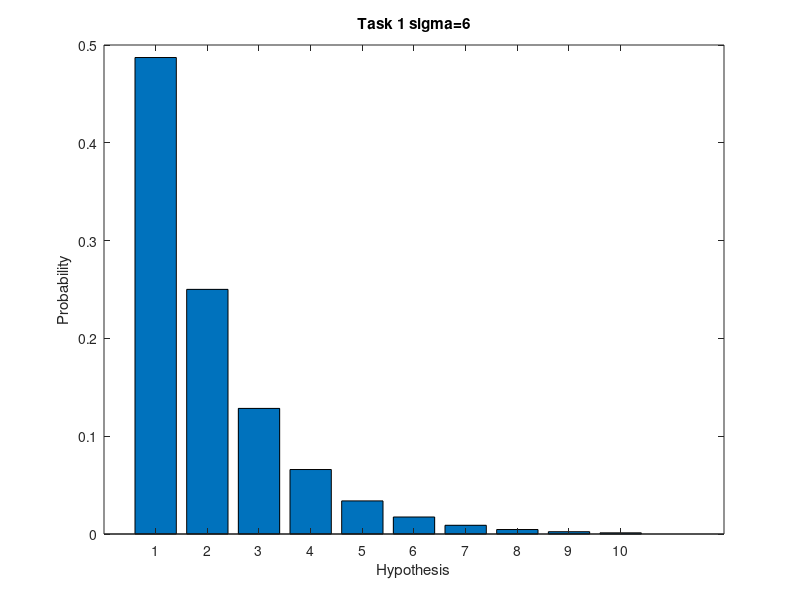
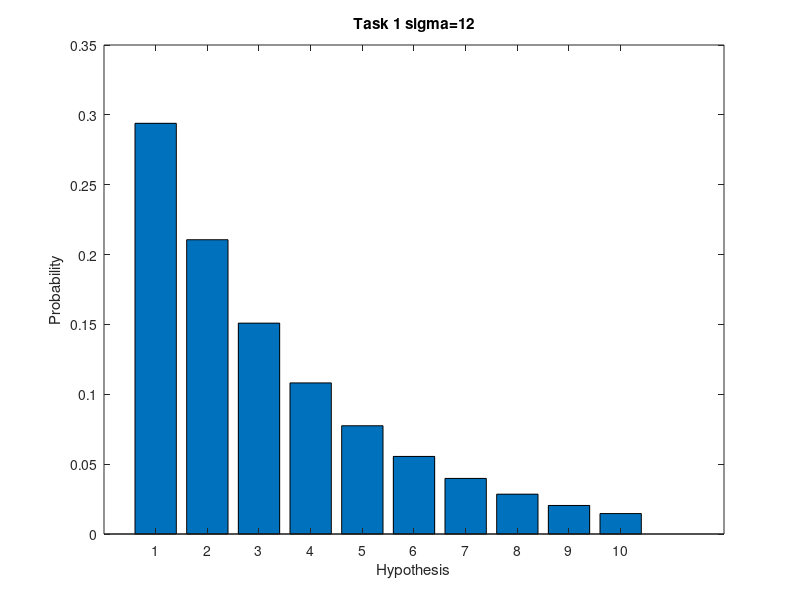
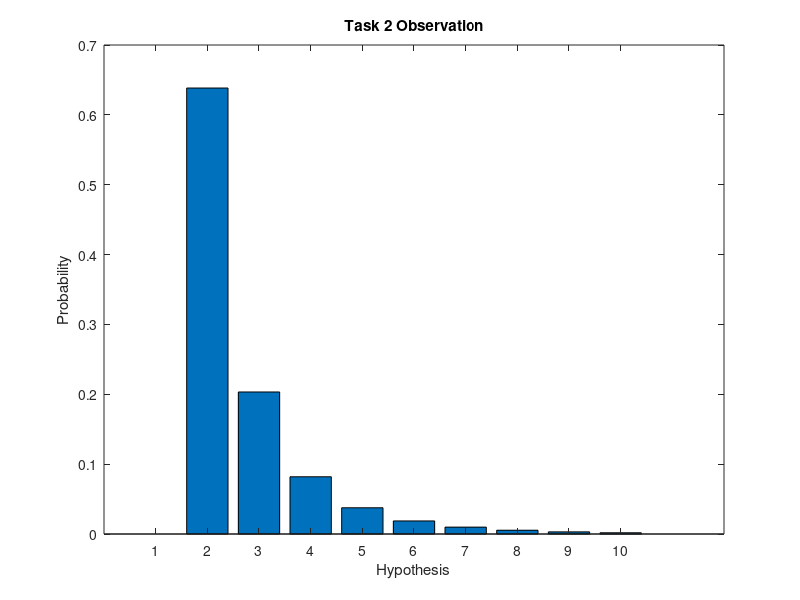
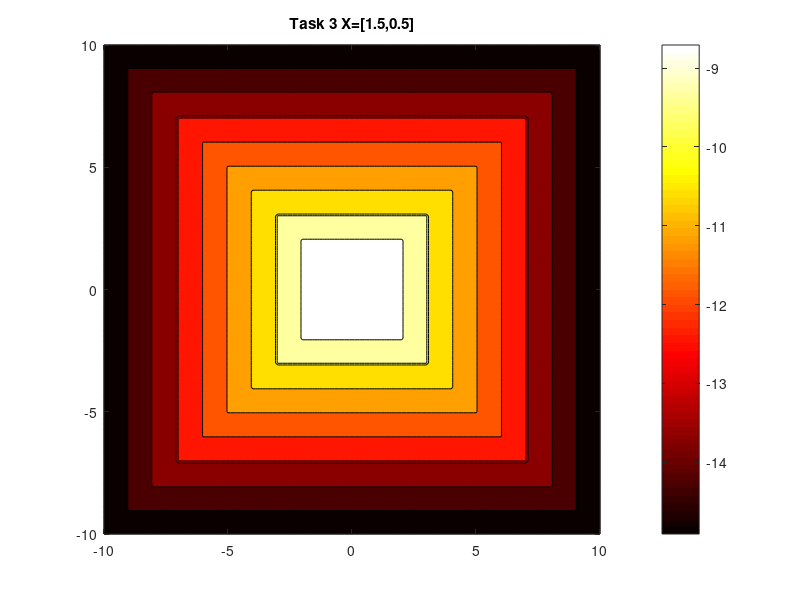

Reproduce these figures in MATLAB, in order. (Note: this script raises an error after producing the figures.)

clear all
close all
%% Task 1
sigma = 6;
p = [];
for h=1:10
    p(h) = exp(-2*(2*h/sigma));
end
P_sig6 = p/sum(p);

sigma=12;
for h=1:10
    p12(h) = exp(-2*(2*h/sigma));
end
P_sig12 = p12/sum(p12);

figure
bar(1:10,P_sig6)
title('Task 1 sigma=6')
xlabel('Hypothesis')
ylabel('Probability')

figure
bar(1:10,P_sig12)
title('Task 1 sigma=12')
xlabel('Hypothesis')
ylabel('Probability')

%% Task 2
X=[1.5,0.5];
p_HX=[];

for h=1:10
    if X>[-h,-h] & X<[h,h] %#ok<*BDSCA,BDSCI,*AND2>
        p_xh(h) = 1/((2*h)^2);
    else
        p_xh(h)=0;
    end   
end
P_xh = p_xh/sum(p_xh);

for h=1:10
   p_HX(h)= p_xh(h)*p12(h);
end

P_XH=p_HX/sum(p_HX);
figure
bar(1:10,P_XH)
title('Task 2 Observation')
xlabel('Hypothesis')
ylabel('Probability')

%% Task 3
sigma=10;
X=[1.5,0.5];
for h=1:10
    p = exp(-2*(2*h/sigma));
    if X>=[-h,-h] & X<=[h,h] %#ok<*BDSCA,BDSCI,*AND2>
        p_xh = 1/((2*h)^2);
    else
        p_xh=0;
    end
    phx(h) = p*p_xh;
end

I=-10:.1:10;
J=-10:.1:10;

for i=1:length(I)
    for j=1:length(J)
        p=0;
        for h=1:10
            if [I(i),J(j)]>=[-h,-h] & [I(i),J(j)]<=[h,h]    
                p=p+phx(h);
            else
                p=p+0;
            end
        end
        p_ij(i,j)=p;
    end
end

P_ij = p_ij/sum(sum(p_ij));
figure
contourf(-10:.1:10,-10:.1:10,log(P_ij))
colormap(hot)
title('Task 3 X={[1.5,0.5]}')
c=colorbar;
c.Label.String = 'log(P(Q|X))';

%% Task 4
clear all
sigma=10;
X=[4.5,2.5];
for h=1:10
    p = exp(-2*(2*h/sigma));
    if X>=[-h,-h] & X<=[h,h] %#ok<*BDSCA,BDSCI,*AND2>
        p_xh = 1/((2*h)^2);
    else
        p_xh=0;
    end
    phx(h) = p*p_xh;
end

I=-10:.1:10;
J=-10:.1:10;

for i=1:length(I)
    for j=1:length(J)
        p=0;
        for h=1:10
            if [I(i),J(j)]>=[-h,-h] & [I(i),J(j)]<=[h,h]    
                p=p+phx(h);
            else
                p=p+0;
            end
        end
        p_ij(i,j)=p;
    end
end

P_ij = p_ij/sum(sum(p_ij));
figure
contourf(-10:.1:10,-10:.1:10,log(P_ij))
colormap(hot)
title('Task 4 X={[4.5,2.5]}')
c=colorbar;
c.Label.String = 'log(P(Q|X))';

%% Task 5
clear all
sigma=30;
X=[2.2,-.2];
for h=1:10
    p = exp(-2*(2*h/sigma));
    if X>=[-h,-h] & X<=[h,h] %#ok<*BDSCA,BDSCI,*AND2>
        p_xh = 1/((2*h)^2);
    else
        p_xh=0;
    end
    phx(h) = p*p_xh;
end

I=-10:.1:10;
J=-10:.1:10;

for i=1:length(I)
    for j=1:length(J)
        p=0;
        for h=1:10
            if [I(i),J(j)]>=[-h,-h] & [I(i),J(j)]<=[h,h]    
                p=p+phx(h);
            else
                p=p+0;
            end
        end
        p_ij(i,j)=p;
    end
end

P_ij = p_ij/sum(sum(p_ij));
max(max(P_ij))
figure
contourf(-10:.1:10,-10:.1:10,log(P_ij))
colormap(hot)
title('Task 5.1 X={[2.2,-.2]}')
c=colorbar;
c.Label.String = 'log(P(Q|X))';

clear all
sigma=30;
X1=[2.2,-.2];
X2=[.5,.5];
for h=1:10
    p = exp(-2*(2*h/sigma));
    if X1>=[-h,-h] & X1<=[h,h] & X2>=[-h,-h] & X2<=[h,h] %#ok<*BDSCA,BDSCI,*AND2>
        p_xh = 1/((2*h)^2)^2;
    else
        p_xh=0;
    end
    phx(h) = p*p_xh;
end

I=-10:.1:10;
J=-10:.1:10;

for i=1:length(I)
    for j=1:length(J)
        p=0;
        for h=1:10
            if [I(i),J(j)]>=[-h,-h] & [I(i),J(j)]<=[h,h]    
                p=p+phx(h);
            else
                p=p+0;
            end
        end
        p_ij(i,j)=p;
    end
end

P_ij = p_ij/sum(sum(p_ij));
max(max(P_ij))
figure
contourf(-10:.1:10,-10:.1:10,log(P_ij))
colormap(hot)
title('Task 5.2 X={[2.2,-.2],[.5,.5]}')
c=colorbar;
c.Label.String = 'log(P(Q|X))';

clear all
sigma=30;
X1=[2.2,-.2];
X2=[.5,.5];
X3=[1.5,1];
for h=1:10
    p = exp(-2*(2*h/sigma));
    if X1>=[-h,-h] & X1<=[h,h] & X2>=[-h,-h] & X2<=[h,h] & X3>=[-h,-h] & X3<=[h,h] %#ok<*BDSCA,BDSCI,*AND2>
        p_xh = 1/((2*h)^2)^3;
    else
        p_xh=0;
    end
    phx(h) = p*p_xh;
end

I=-10:.1:10;
J=-10:.1:10;

for i=1:length(I)
    for j=1:length(J)
        p=0;
        for h=1:10
            if [I(i),J(j)]>=[-h,-h] & [I(i),J(j)]<=[h,h]    
                p=p+phx(h);
            else
                p=p+0;
            end
        end
        p_ij(i,j)=p;
    end
end

P_ij = p_ij/sum(sum(p_ij));
max(max(P_ij))
figure
contourf(-10:.1:10,-10:.1:10,log(P_ij))
colormap(hot)
title('Task 5.3 X={[2.2,-.2],[.5,.5],[1.5,1]}')
c=colorbar;
c.Label.String = 'log(P(Q|X))';

%%
% *%As new example the posterior becomes 0 for some hypothesis if it does not
%include all of the examples. For hypothesis that do include all of the
%examples it really begins the favor the smaller hypotheses since as the
%number of examples increases the denominator of the likelihood function
%increases exponentially. So with bigger hypotheses the denominator will be
%very large in comparison to the smaller ones. This causes the posterior
%probability for smaller hypotheses that contain all points to get larger
%as more examples are added.* 
